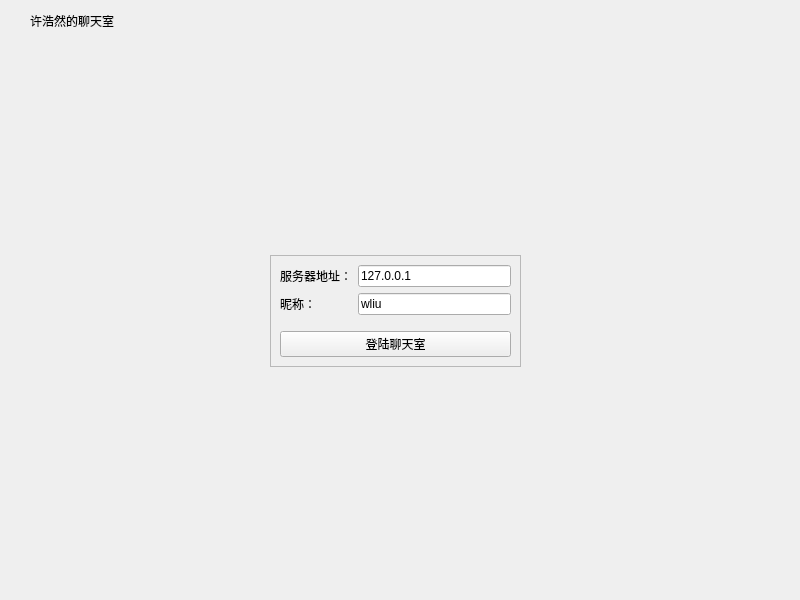
<?xml version="1.0" encoding="UTF-8"?>
<ui version="4.0">
 <class>MainWindow</class>
 <widget class="QMainWindow" name="MainWindow">
  <property name="geometry">
   <rect>
    <x>0</x>
    <y>0</y>
    <width>800</width>
    <height>600</height>
   </rect>
  </property>
  <property name="windowTitle">
   <string>服务器客户端</string>
  </property>
  <widget class="QWidget" name="centralwidget">
   <widget class="QLabel" name="titleLabel">
    <property name="geometry">
     <rect>
      <x>30</x>
      <y>10</y>
      <width>631</width>
      <height>21</height>
     </rect>
    </property>
    <property name="text">
     <string>许浩然的聊天室</string>
    </property>
   </widget>
   <widget class="QStackedWidget" name="stackedWidget">
    <property name="geometry">
     <rect>
      <x>10</x>
      <y>50</y>
      <width>771</width>
      <height>521</height>
     </rect>
    </property>
    <property name="currentIndex">
     <number>1</number>
    </property>
    <widget class="QWidget" name="chatPage">
     <layout class="QVBoxLayout" name="verticalLayout_2">
      <item>
       <layout class="QHBoxLayout" name="horizontalLayout">
        <item>
         <widget class="QTextEdit" name="roomTextEdit"/>
        </item>
        <item>
         <widget class="QListWidget" name="userListWidget">
          <property name="maximumSize">
           <size>
            <width>120</width>
            <height>16777215</height>
           </size>
          </property>
         </widget>
        </item>
       </layout>
      </item>
      <item>
       <layout class="QHBoxLayout" name="horizontalLayout_2">
        <item>
         <widget class="QLineEdit" name="sayLineEdit"/>
        </item>
        <item>
         <widget class="QPushButton" name="sayButton">
          <property name="text">
           <string>发送</string>
          </property>
         </widget>
        </item>
        <item>
         <widget class="QPushButton" name="logoutButton">
          <property name="text">
           <string>退出</string>
          </property>
         </widget>
        </item>
       </layout>
      </item>
     </layout>
    </widget>
    <widget class="QWidget" name="loginPage">
     <layout class="QGridLayout" name="gridLayout">
      <item row="0" column="1">
       <spacer name="verticalSpacer_2">
        <property name="orientation">
         <enum>Qt::Orientation::Vertical</enum>
        </property>
        <property name="sizeHint" stdset="0">
         <size>
          <width>20</width>
          <height>172</height>
         </size>
        </property>
       </spacer>
      </item>
      <item row="1" column="0">
       <spacer name="horizontalSpacer">
        <property name="orientation">
         <enum>Qt::Orientation::Horizontal</enum>
        </property>
        <property name="sizeHint" stdset="0">
         <size>
          <width>220</width>
          <height>20</height>
         </size>
        </property>
       </spacer>
      </item>
      <item row="1" column="1">
       <widget class="QFrame" name="loginFrame">
        <property name="frameShape">
         <enum>QFrame::Shape::StyledPanel</enum>
        </property>
        <property name="frameShadow">
         <enum>QFrame::Shadow::Raised</enum>
        </property>
        <layout class="QVBoxLayout" name="verticalLayout">
         <item>
          <layout class="QFormLayout" name="formLayout">
           <item row="0" column="0">
            <widget class="QLabel" name="label_2">
             <property name="text">
              <string>服务器地址：</string>
             </property>
            </widget>
           </item>
           <item row="0" column="1">
            <widget class="QLineEdit" name="serverEdit">
             <property name="text">
              <string>127.0.0.1</string>
             </property>
            </widget>
           </item>
           <item row="1" column="0">
            <widget class="QLabel" name="label">
             <property name="text">
              <string>昵称：</string>
             </property>
            </widget>
           </item>
           <item row="1" column="1">
            <widget class="QLineEdit" name="usernameEdit">
             <property name="text">
              <string>wliu</string>
             </property>
            </widget>
           </item>
          </layout>
         </item>
         <item>
          <spacer name="verticalSpacer">
           <property name="orientation">
            <enum>Qt::Orientation::Vertical</enum>
           </property>
           <property name="sizeType">
            <enum>QSizePolicy::Policy::Fixed</enum>
           </property>
           <property name="sizeHint" stdset="0">
            <size>
             <width>20</width>
             <height>10</height>
            </size>
           </property>
          </spacer>
         </item>
         <item>
          <widget class="QPushButton" name="loginButton">
           <property name="text">
            <string>登陆聊天室</string>
           </property>
          </widget>
         </item>
        </layout>
       </widget>
      </item>
      <item row="1" column="2">
       <spacer name="horizontalSpacer_2">
        <property name="orientation">
         <enum>Qt::Orientation::Horizontal</enum>
        </property>
        <property name="sizeHint" stdset="0">
         <size>
          <width>219</width>
          <height>20</height>
         </size>
        </property>
       </spacer>
      </item>
      <item row="2" column="1">
       <spacer name="verticalSpacer_3">
        <property name="orientation">
         <enum>Qt::Orientation::Vertical</enum>
        </property>
        <property name="sizeHint" stdset="0">
         <size>
          <width>20</width>
          <height>172</height>
         </size>
        </property>
       </spacer>
      </item>
     </layout>
    </widget>
   </widget>
  </widget>
 </widget>
 <resources/>
 <connections/>
</ui>
